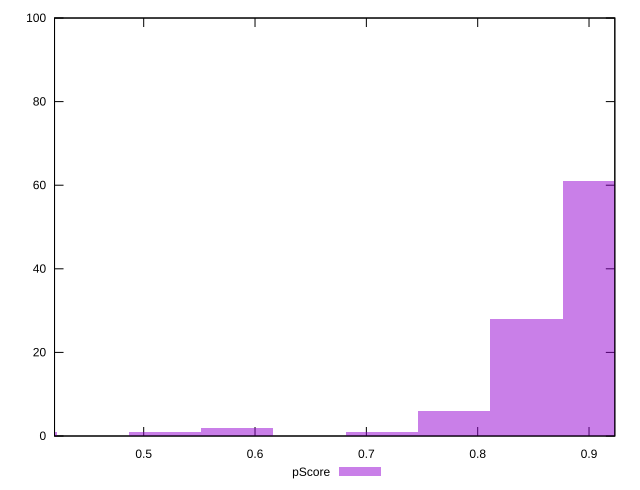

This chart was generated by the following gnuplot code:
reset

$pScore <<EOF
0.9086356714793306 61
0.8437331235165212 28
0.7788305755537119 6
0.584122931665284 2
0.5192203837024746 1
0.38941528777685597 1
0.7139280275909026 1
EOF

set key outside below
set boxwidth 0.06490254796280932
set xrange [0.4199156411541952:0.9231692315882869]
set yrange [0:100]
set trange [0:100]
set style fill transparent solid 0.5 noborder
set terminal svg size 640, 490 enhanced background rgb 'white'
set output "reprap/total-blocking-time/samples/pages+cached+noexternal+nomedia/pScore/histogram.svg"

plot $pScore title "pScore" with boxes

reset
